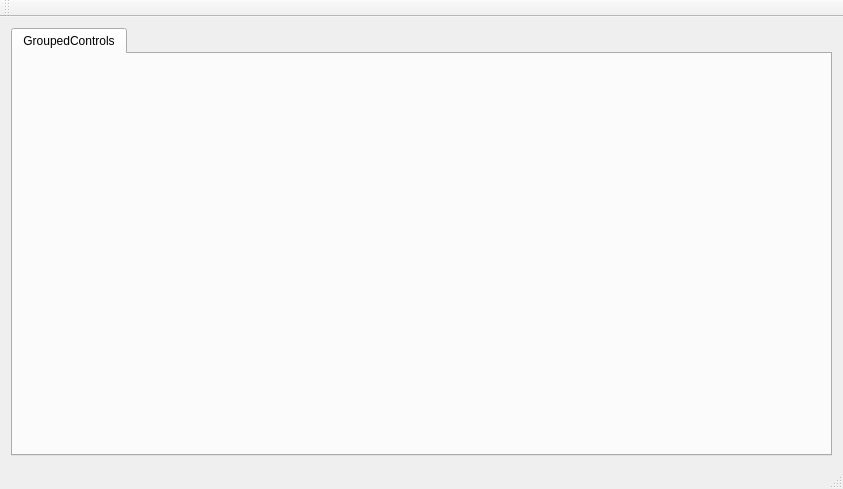
<?xml version="1.0" encoding="UTF-8"?>
<ui version="4.0">
 <class>MainWindow</class>
 <widget class="QMainWindow" name="MainWindow">
  <property name="geometry">
   <rect>
    <x>0</x>
    <y>0</y>
    <width>843</width>
    <height>489</height>
   </rect>
  </property>
  <property name="windowTitle">
   <string>MainWindow</string>
  </property>
  <widget class="QWidget" name="centralWidget">
   <layout class="QGridLayout" name="gridLayout">
    <item row="0" column="0">
     <widget class="QTabWidget" name="tabWidget">
      <property name="currentIndex">
       <number>0</number>
      </property>
      <widget class="QWidget" name="tab">
       <attribute name="title">
        <string>GroupedControls</string>
       </attribute>
       <layout class="QGridLayout" name="gridLayout_3">
        <item row="1" column="0">
         <layout class="QGridLayout" name="gridLayout_2">
          <item row="0" column="0">
           <widget class="GroupedControls" name="groupedControls_1"/>
          </item>
          <item row="1" column="0">
           <widget class="GroupedControls" name="groupedControls_2"/>
          </item>
          <item row="0" column="1">
           <widget class="GroupedControls" name="groupedControls_3"/>
          </item>
          <item row="1" column="1">
           <widget class="GroupedControls" name="groupedControls_4"/>
          </item>
         </layout>
        </item>
       </layout>
      </widget>
     </widget>
    </item>
   </layout>
  </widget>
  <widget class="QMenuBar" name="menuBar">
   <property name="geometry">
    <rect>
     <x>0</x>
     <y>0</y>
     <width>843</width>
     <height>22</height>
    </rect>
   </property>
  </widget>
  <widget class="QToolBar" name="mainToolBar">
   <attribute name="toolBarArea">
    <enum>TopToolBarArea</enum>
   </attribute>
   <attribute name="toolBarBreak">
    <bool>false</bool>
   </attribute>
  </widget>
  <widget class="QStatusBar" name="statusBar"/>
 </widget>
 <layoutdefault spacing="6" margin="11"/>
 <customwidgets>
  <customwidget>
   <class>GroupedControls</class>
   <extends>QWidget</extends>
   <header>groupedcontrols.h</header>
  </customwidget>
 </customwidgets>
 <resources/>
 <connections/>
</ui>
